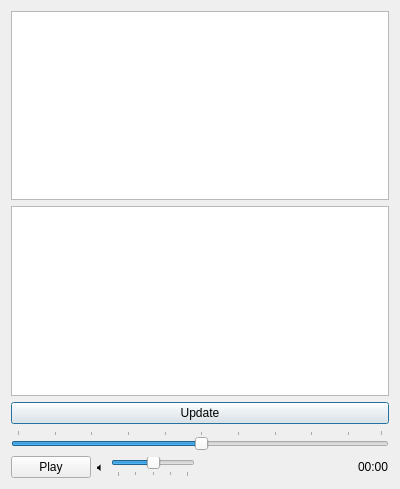
<?xml version="1.0" encoding="UTF-8"?>
<ui version="4.0">
 <class>ViewDialog</class>
 <widget class="QDialog" name="ViewDialog">
  <property name="geometry">
   <rect>
    <x>0</x>
    <y>0</y>
    <width>400</width>
    <height>489</height>
   </rect>
  </property>
  <property name="sizePolicy">
   <sizepolicy hsizetype="Preferred" vsizetype="Minimum">
    <horstretch>0</horstretch>
    <verstretch>0</verstretch>
   </sizepolicy>
  </property>
  <property name="windowTitle">
   <string>Dialog</string>
  </property>
  <layout class="QVBoxLayout" name="verticalLayout">
   <item>
    <widget class="QGraphicsView" name="graphicsView"/>
   </item>
   <item>
    <widget class="QPlainTextEdit" name="plainTextEdit"/>
   </item>
   <item>
    <widget class="QPushButton" name="pushButton_update">
     <property name="text">
      <string>Update</string>
     </property>
    </widget>
   </item>
   <item>
    <layout class="QVBoxLayout" name="verticalLayout_4">
     <item>
      <layout class="QHBoxLayout" name="horizontalLayout_4">
       <item>
        <widget class="QSlider" name="horizontalSlider_timeline">
         <property name="value">
          <number>50</number>
         </property>
         <property name="orientation">
          <enum>Qt::Horizontal</enum>
         </property>
         <property name="tickPosition">
          <enum>QSlider::TicksAbove</enum>
         </property>
         <property name="tickInterval">
          <number>10</number>
         </property>
        </widget>
       </item>
      </layout>
     </item>
     <item>
      <layout class="QHBoxLayout" name="horizontalLayout_3">
       <item>
        <widget class="QPushButton" name="pushButton_play">
         <property name="text">
          <string>Play</string>
         </property>
        </widget>
       </item>
       <item>
        <widget class="QLabel" name="label_volume_icon">
         <property name="text">
          <string>🔈</string>
         </property>
        </widget>
       </item>
       <item>
        <widget class="QSlider" name="horizontalSlider_volume">
         <property name="sizePolicy">
          <sizepolicy hsizetype="Fixed" vsizetype="Fixed">
           <horstretch>0</horstretch>
           <verstretch>0</verstretch>
          </sizepolicy>
         </property>
         <property name="value">
          <number>50</number>
         </property>
         <property name="orientation">
          <enum>Qt::Horizontal</enum>
         </property>
         <property name="tickPosition">
          <enum>QSlider::TicksBelow</enum>
         </property>
         <property name="tickInterval">
          <number>25</number>
         </property>
        </widget>
       </item>
       <item>
        <spacer name="horizontalSpacer">
         <property name="orientation">
          <enum>Qt::Horizontal</enum>
         </property>
         <property name="sizeHint" stdset="0">
          <size>
           <width>40</width>
           <height>20</height>
          </size>
         </property>
        </spacer>
       </item>
       <item>
        <widget class="QLabel" name="label_timecode">
         <property name="text">
          <string>00:00</string>
         </property>
        </widget>
       </item>
      </layout>
     </item>
    </layout>
   </item>
  </layout>
 </widget>
 <resources/>
 <connections/>
</ui>
